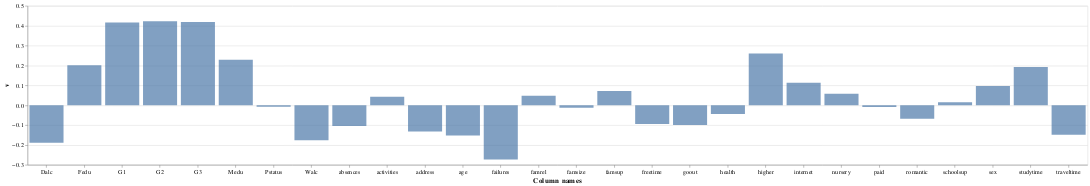

Write notebook code for a chart like this one.
### Code cell
def plot_pc(col_names, vt, k):
    """ 
    Plot how much each column of our data contributes 
    to each principal component and labels the rows of V^T.
    """
    df = pd.DataFrame({'v':vt[k, :], 'Column names':col_names})
    chart = alt.Chart(df).mark_bar().encode(
        x='Column names',
        y='v',
        opacity=alt.value(0.7)
    ).configure_axis(
        labelFontSize=12,
        titleFontSize=14
    ).configure_axisX(
        labelAngle = 0
    ).properties(width = 2000)
    return chart

pca.explained_variance_

u,s,vt = np.linalg.svd(df_aligned, full_matrices=False)

first_pc = (df_aligned @ vt.T)[[0]].rename({0: 'pc1', 1: 'pc2'}, axis = 1)


pca_reg_model2 = LogisticRegression()
pca_reg_model2.fit(first_pc,school)
y_hat_pca = pca_reg_model2.predict(first_pc)

print("Multilinear Regression predicting school fraction incorrect:", 
      zero_one_loss(school, pca_reg_model2.predict(first_pc) > 0.5))

plot_pc(list(df_aligned.columns), vt, 0)

### Figure 1 — Vega-Lite specification as saved in the notebook (floating-point values rounded to 4 significant figures)
{"config": {"view": {"continuousWidth": 400, "continuousHeight": 300}, "axis": {"labelFontSize": 12, "titleFontSize": 14}, "axisX": {"labelAngle": 0}}, "data": {"name": "data-204ef4e92c4e81818efa29d726eb1adf"}, "mark": "bar", "encoding": {"opacity": {"value": 0.7}, "x": {"type": "nominal", "field": "Column names"}, "y": {"type": "quantitative", "field": "v"}}, "width": 2000, "$schema": "https://vega.github.io/schema/vega-lite/v4.8.1.json", "datasets": {"data-204ef4e92c4e81818efa29d726eb1adf": [{"v": 0.09645, "Column names": "sex"}, {"v": -0.1523, "Column names": "age"}, {"v": -0.132, "Column names": "address"}, {"v": -0.013, "Column names": "famsize"}, {"v": -0.008218, "Column names": "Pstatus"}, {"v": 0.2293, "Column names": "Medu"}, {"v": 0.2012, "Column names": "Fedu"}, {"v": -0.149, "Column names": "traveltime"}, {"v": 0.1918, "Column names": "studytime"}, {"v": -0.2734, "Column names": "failures"}, {"v": 0.01473, "Column names": "schoolsup"}, {"v": 0.07087, "Column names": "famsup"}, {"v": -0.009199, "Column names": "paid"}, {"v": 0.04281, "Column names": "activities"}, {"v": 0.05713, "Column names": "nursery"}, {"v": 0.2607, "Column names": "higher"}, {"v": 0.1129, "Column names": "internet"}, {"v": -0.06849, "Column names": "romantic"}, {"v": 0.04803, "Column names": "famrel"}, {"v": -0.09407, "Column names": "freetime"}, {"v": -0.09914, "Column names": "goout"}, {"v": -0.1891, "Column names": "Dalc"}, {"v": -0.176, "Column names": "Walc"}, {"v": -0.04481, "Column names": "health"}, {"v": -0.1045, "Column names": "absences"}, {"v": 0.4156, "Column names": "G1"}, {"v": 0.4227, "Column names": "G2"}, {"v": 0.4186, "Column names": "G3"}]}}
